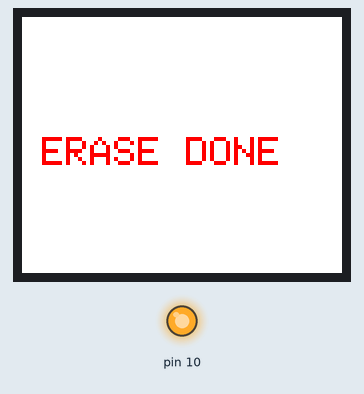
This sketch was run on a simulated Arduino Uno, built with avr-gcc and run on an emulated ATmega328P. Parts: 160×128 colour display, output pins drawn as LEDs (lit = HIGH). Pins used as bus, display or sensor lines are not drawn.

Above: at 0.2 s.

The sketch:

erasecode.ino
```cpp
#include <SPI.h>
#include <Adafruit_GFX.h>
#include <Adafruit_ST7735.h>

/* TFT */
#define TFT_CS 15
#define TFT_DC 4
#define TFT_RST 2

/* FLASH */
#define FLASH_CS 19

Adafruit_ST7735 tft(TFT_CS, TFT_DC, TFT_RST);

/* ================= FLASH ================= */

uint8_t readStatus()
{
  digitalWrite(FLASH_CS, LOW);
  SPI.transfer(0x05);
  uint8_t s = SPI.transfer(0);
  digitalWrite(FLASH_CS, HIGH);
  return s;
}

void writeEnable()
{
  digitalWrite(FLASH_CS, LOW);
  SPI.transfer(0x06);
  digitalWrite(FLASH_CS, HIGH);
}

void waitBusy()
{
  while (readStatus() & 0x01);
}

/* FULL CHIP ERASE (4KB SECTOR) */
void eraseAll()
{
  writeEnable();

  digitalWrite(FLASH_CS, LOW);
  SPI.transfer(0x20);   // sector erase
  SPI.transfer(0x00);
  SPI.transfer(0x00);
  SPI.transfer(0x00);
  digitalWrite(FLASH_CS, HIGH);

  waitBusy();
}

/* ================= DISPLAY ================= */

void showMessage(const char *msg)
{
  tft.fillScreen(ST77XX_WHITE);
  tft.setTextColor(ST77XX_RED);
  tft.setTextSize(2);
  tft.setCursor(10, 60);
  tft.print(msg);
}

/* ================= SETUP ================= */


void setup()
{
  SPI.begin();

  pinMode(FLASH_CS, OUTPUT);
  digitalWrite(FLASH_CS, HIGH);

  tft.initR(INITR_BLACKTAB);
  tft.setRotation(1);

  showMessage("ERASING...");

  eraseAll();

  showMessage("ERASE DONE");
}

void loop()
{
  // Nothing here
}
```
